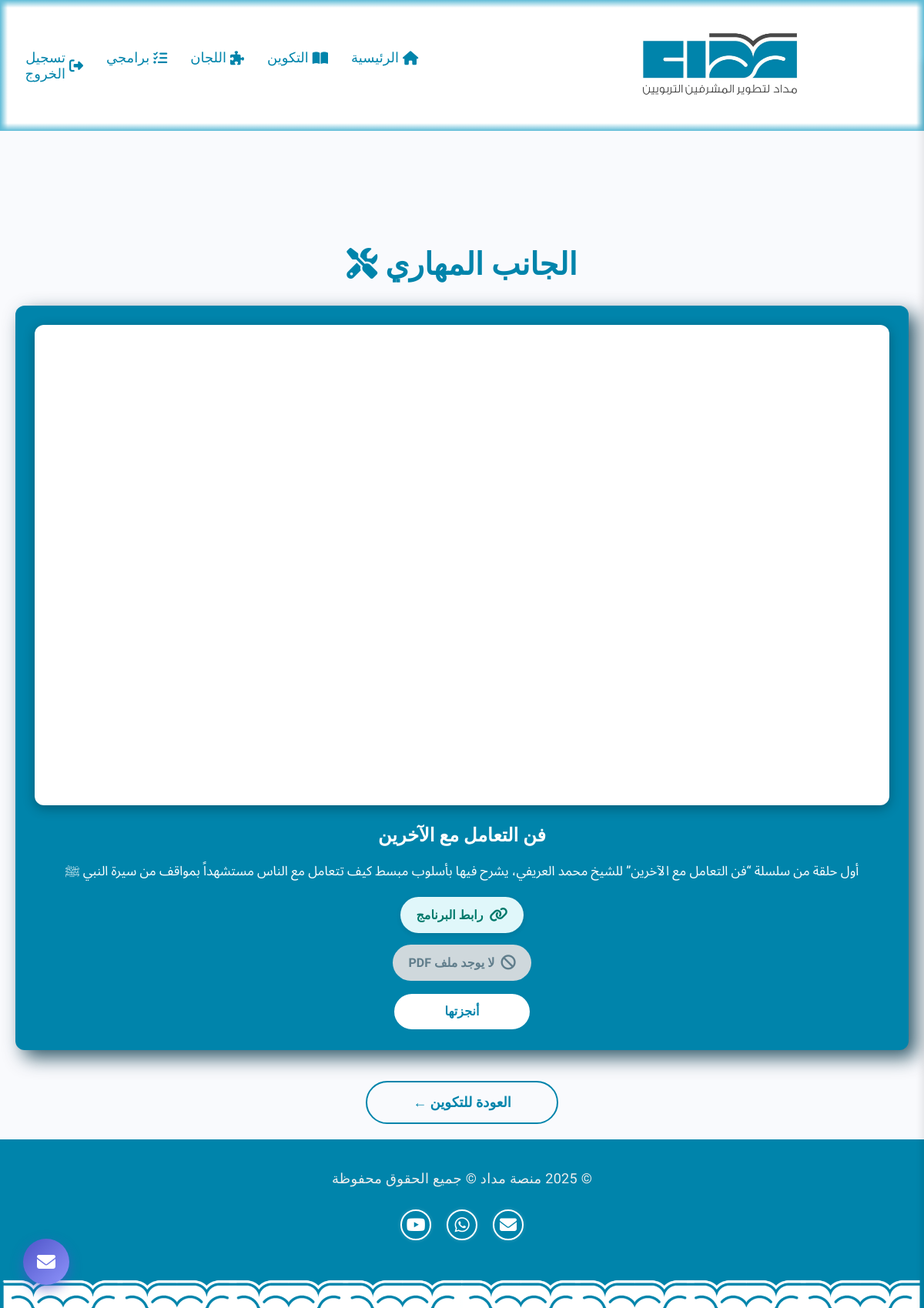
Page /takwin/mhari/ (signed in) on the committed database.
### takwin/models.py (models this page shows, shortened)
class Takwin(models.Model):
    aspect = models.CharField(
        max_length=20,
        choices=ASPECT_CHOICES,
        verbose_name="الجانب"
    )
    title = models.CharField(max_length=200, verbose_name="عنوان التكوين")
    description = models.TextField(verbose_name="وصف التكوين")
    image = models.ImageField(
        upload_to="takwin_images/",
        blank=True,
        null=True,
        verbose_name="صورة"
    )
    link = models.URLField(blank=True, null=True, verbose_name="رابط")
    created_at = models.DateTimeField(auto_now_add=True)
    pdf = models.FileField(upload_to="pdfs/", blank=True, null=True, verbose_name="ملف pdf")
    class Meta:
        verbose_name = "تكوين"
        verbose_name_plural = "التكوين"

### takwin/views.py (the view)
# urls.py: path('mhari/', views.mhari, name="mhari"),
@login_required(login_url="/auth")
def mhari(request):
    takwin_list = Takwin.objects.filter(aspect='mhari').order_by('-created_at')
    for t in takwin_list:
        user_takwin = UserTakwin.objects.filter(user=request.user, takwin=t).first()
        t.is_done = user_takwin.is_done if user_takwin else False
    return render(request, 'mhari.html', {
        'takwin_list': takwin_list,
    })

### takwin/templates/mhari.html (shortened to what this page needs)
{% extends "main/layout.html" %}
{% load static %}
{% block head %}
    <link href="{% static 'css/courses.css' %}" rel="stylesheet">
{% endblock %}
{% block body %}
<div class="container">
    <h1 class="animated-title">الجانب المهاري <i class="fas fa-tools"></i></h1>
    <div class="cards-container">
        {% for takwin in takwin_list %}
        <div class="program-card" tabindex="0">
            <div class="program-image">
                {% if takwin.link %}
                    {% if "youtu.be" in takwin.link %}
                        {% with takwin.link|cut:"https://youtu.be/" as vid %}
                            <div class="video-container">
                                <iframe src="https://www.youtube.com/embed/{{ vid|slice:':11' }}"
                                        title="YouTube video player" frameborder="0"
                                        allow="accelerometer; autoplay; clipboard-write; encrypted-media; gyroscope; picture-in-picture; web-share"
                                        allowfullscreen>
                                </iframe>
                            </div>
                        {% endwith %}
                    {% else %}
                        <div class="unsupported-link">
                            <p>رابط غير مدعوم</p>
                        </div>
                    {% endif %}
                {% elif takwin.get_image_url %}
                    <img src="{{ takwin.get_image_url }}" alt="{{ takwin.title }}" loading="lazy" />
                {% else %}
                    <div class="no-media">
                        <p>لا توجد وسائط متاحة</p>
                    </div>
                {% endif %}
            </div>
            <h2 class="program-title">{{ takwin.title }}</h2>
            {% if takwin.description %}
                <p class="program-description">
                    {{ takwin.description|slice:":255" }}
                </p>
            {% endif %}
            <div class="buttons-container">
                {% if takwin.link %}
                    <a href="{{ takwin.link }}" target="_blank" rel="noopener noreferrer" class="pdf-link">
                        <span class="pdf-icon"><i class="fa-solid fa-link"></i></span>
                        <span class="pdf-text">رابط البرنامج</span>
                    </a>
                {% else %}
                    <span class="pdf-link disabled">
                        <span class="pdf-icon"><i class="fa-solid fa-ban"></i></span>
                        <span class="pdf-text">لا يوجد رابط</span>
                    </span>
                {% endif %}
                {% if takwin.pdf %}
                    <a href="{% url 'pdf_view_takwin' takwin.id %}" target="_blank" rel="noopener noreferrer" class="pdf-link">
                        <span class="pdf-icon"><i class="fa-solid fa-file"></i></span>
                        <span class="pdf-text">عرض PDF</span>
                    </a>
                {% else %}
                    <span class="pdf-link disabled">
                        <span class="pdf-icon"><i class="fa-solid fa-ban"></i></span>
                        <span class="pdf-text">لا يوجد ملف PDF </span>
                    </span>
                {% endif %}
                <form method="post" action="{% url 'toggle_takwin' takwin.id %}">
                    {% if takwin.is_done %}
                        <button type="submit" class="program-button done" aria-label="تعليم كغير منجز">✓ تم الإنجاز</button>
                    {% else %}
                        <button type="submit" class="program-button" aria-label="تعليم كمنجز">أنجزتها</button>
                    {% endif %}
                </form>
            </div>
        </div>
        {% endfor %}
    </div>
    <div class="button-container">
        <a href="{% url 'takwin' %}" class="back-home-btn">
            <span class="btn-text">العودة للتكوين ←</span>
        </a>
    </div>
</div>
{% endblock %}

### main/static/css/style.css (style rules this page uses)
* { margin: 0; padding: 0; box-sizing: border-box; font-family: 'IBM Plex Sans Arabic', 'Sonar', sans-serif; }
body { background-color: #f9f9f9; direction: rtl; }
.container { animation: fadeIn 1.5s ease-in-out; display: flex; justify-content: center; align-items: center; margin-top: 60px; padding: 20px; }
h1 { font-size: 30px; margin-bottom: 15px; color: #0084AB; font-family: 'IBM Plex Sans Arabic', 'Sonar', sans-serif; }
p { font-size: 19px; color: #555; margin-bottom: 20px; font-family: 'IBM Plex Sans Arabic', 'Sonar', sans-serif; }

### takwin/static/css/courses.css (style rules this page uses)
التنسيق الأساسي *, *::before, *::after { box-sizing: border-box; }
body { margin: 0; padding: 0; font-family: 'Arial', sans-serif; direction: rtl; background-color: #f9fafd; }
.container { width: 100%; min-height: 100vh; padding: 20px; display: flex; flex-direction: column; align-items: center; }
h1 { text-align: center; color: #0084AB; font-size: 40px; margin: 70px 0 30px; width: 100%; opacity: 0; transform: translateY(-50px); animation: slideDown 1.5s ease-out forwards; animation-delay: 0.3s; }
.cards-container { display: grid; grid-template-columns: repeat(auto-fit, minmax(320px, 1fr)); gap: 20px; width: 100%; max-width: 1200px; margin: 0 auto; }
.program-card { background-color: #0084AB; border-radius: 12px; padding: 20px; box-shadow: 10px 10px 25px rgba(0, 50, 70, 0.8); transition: transform 0.3s ease, box-shadow 0.3s ease; display: flex; flex-direction: column; min-height: 400px; outline: none; }
.program-image { width: 100%; margin-bottom: 15px; text-align: center; position: relative; padding-bottom: 56.25%; height: 0; overflow: hidden; border-radius: 12px; box-shadow: 0 4px 15px rgba(0, 0, 0, 0.3); background-color: #fff; }
.program-image iframe, .program-image img { position: absolute; top: 0; left: 0; width: 100%; height: 100%; object-fit: cover; border-radius: 12px; }
.video-container { position: relative; width: 100%; padding-bottom: 56.25%; height: 0; overflow: hidden; border-radius: 12px; box-shadow: 0 4px 15px rgba(0, 0, 0, 0.3); }
.video-container iframe { position: absolute; top: 0; left: 0; width: 100%; height: 100%; border: none; }
.program-title { text-align: center; color: #fff; font-size: 24px; margin: 10px 0; font-weight: bold; }
.program-description { text-align: center; color: #fff; font-size: 17px; line-height: 1.5; margin: 10px 0 20px; flex-grow: 1; }
.buttons-container { display: flex; flex-direction: column; gap: 15px; align-items: center; margin-top: auto; }
.pdf-link { display: inline-flex; align-items: center; justify-content: center; gap: 8px; background-color: #e0f7fa; color: #00796b; padding: 12px 20px; border-radius: 25px; text-decoration: none; font-weight: bold; transition: background-color 0.3s ease, transform 0.3s ease, box-shadow 0.3s ease; box-shadow: 0 2px 6px rgba(0, 0, 0, 0.1); min-width: 160px; cursor: pointer; }
.pdf-link.disabled { background-color: #cfd8dc; color: #607d8b; cursor: default; box-shadow: none; }
.pdf-icon { font-size: 1.2em; }
.pdf-text { font-size: 1em; }
.program-button { background-color: #fff; color: #0084AB; border: 2px solid #0084AB; padding: 12px 20px; border-radius: 25px; cursor: pointer; font-size: 16px; font-weight: bold; transition: background-color 0.3s ease, transform 0.3s ease, box-shadow 0.3s ease; min-width: 180px; height: 50px; }
.button-container { display: flex; justify-content: center; margin-top: 40px; width: 100%; }
.back-home-btn { display: inline-flex; align-items: center; justify-content: center; gap: 10px; padding: 15px 30px; border: 2px solid #0084AB; border-radius: 50px; color: #0084AB; font-size: 18px; font-weight: bold; text-decoration: none; background-color: transparent; transition: background-color 0.3s ease, transform 0.3s ease, box-shadow 0.3s ease; min-width: 250px; cursor: pointer; }
@media (min-width: 1025px) { .cards-container { grid-template-columns: repeat(auto-fit, minmax(380px, 1fr)); max-width: 1200px; } }
@media (min-width: 1025px) { .program-card { padding: 25px; } }

### rows in the picture
Takwin: title "فن التعامل مع الآخرين", description "أول حلقة من سلسلة “فن التعامل مع الآخرين” للشيخ محمد العريفي، يشرح فيها بأسلوب مبسط كيف تتعامل مع الناس مستشهداً بمواقف من سيرة النبي ﷺ", pdf "لا يوجد ملف PDF", shows "أنجزتها"
